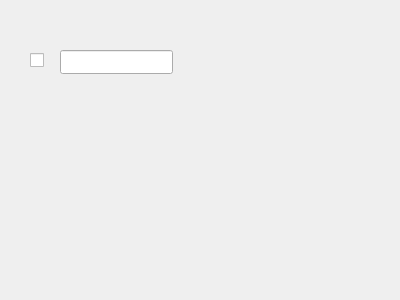
<?xml version="1.0" encoding="UTF-8"?>
<ui version="4.0">
 <class>Task</class>
 <widget class="QWidget" name="Task">
  <property name="geometry">
   <rect>
    <x>0</x>
    <y>0</y>
    <width>400</width>
    <height>300</height>
   </rect>
  </property>
  <property name="windowTitle">
   <string>Form</string>
  </property>
  <widget class="QCheckBox" name="checkbox">
   <property name="geometry">
    <rect>
     <x>30</x>
     <y>50</y>
     <width>76</width>
     <height>21</height>
    </rect>
   </property>
   <property name="text">
    <string>               </string>
   </property>
  </widget>
  <widget class="QLineEdit" name="Mitext">
   <property name="geometry">
    <rect>
     <x>60</x>
     <y>50</y>
     <width>113</width>
     <height>24</height>
    </rect>
   </property>
  </widget>
 </widget>
 <resources/>
 <connections/>
</ui>
